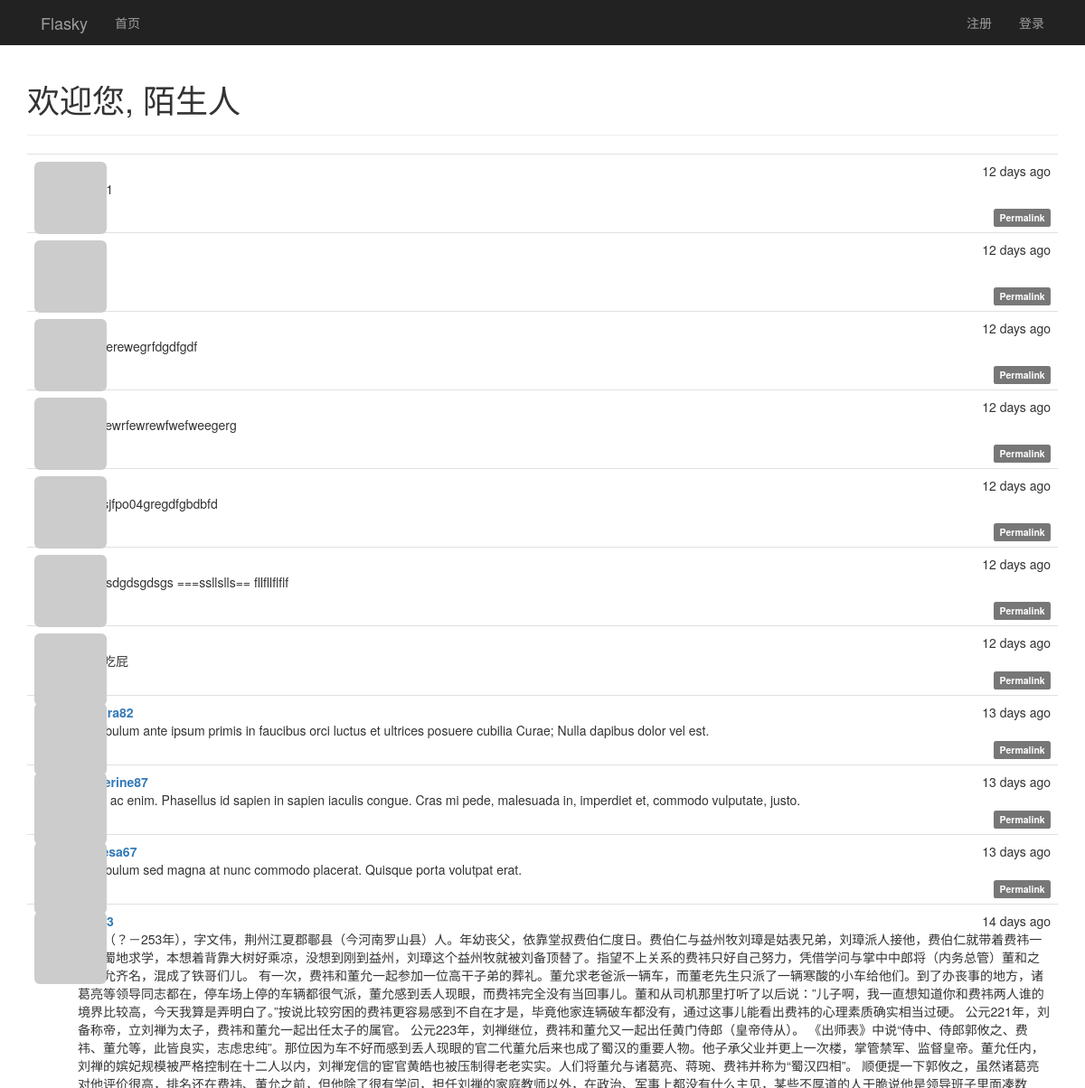
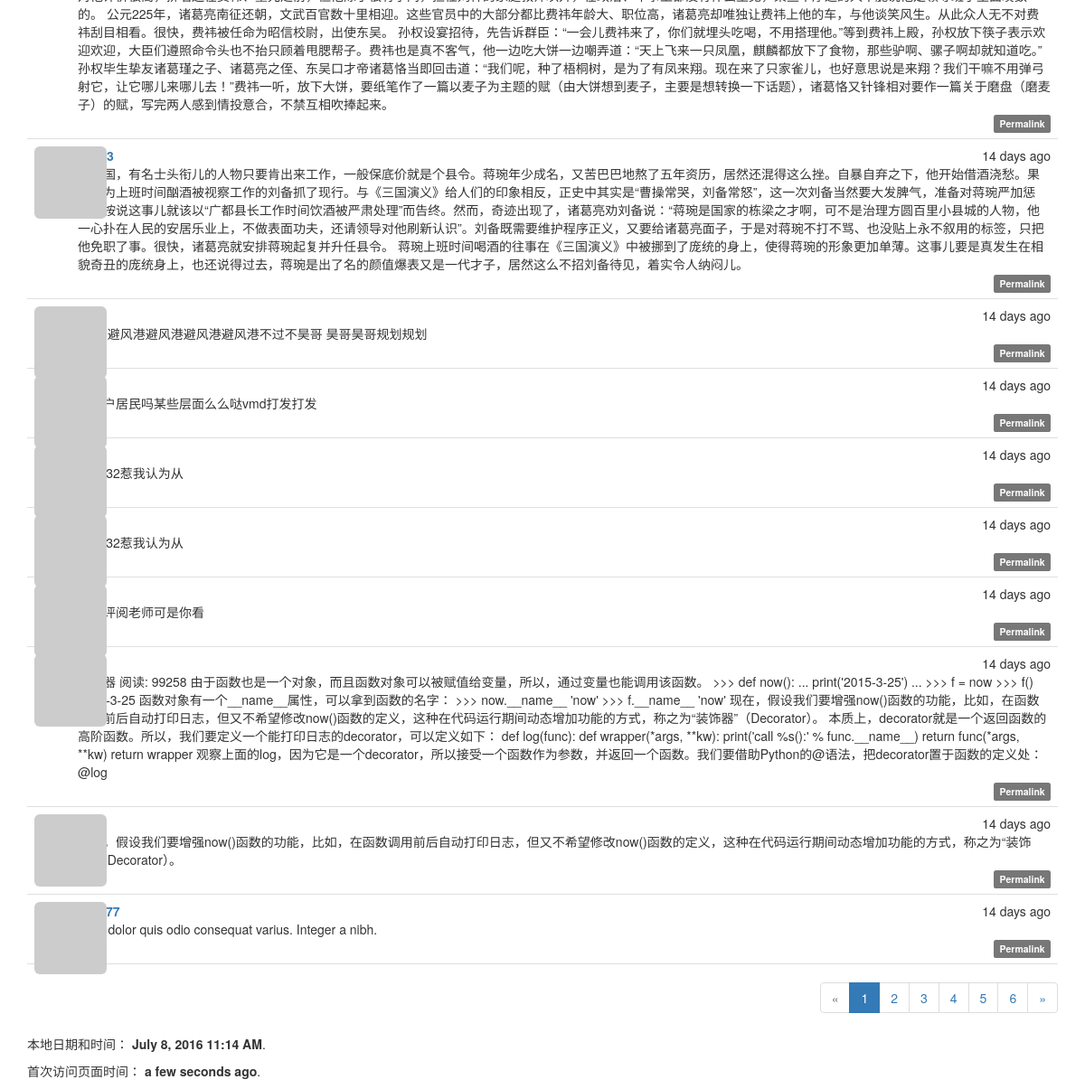
The page / on the database its author committed (2 pictures, top to bottom).
### app/models.py (models this page shows, shortened)
class Post(db.Model):
    __tablename__ = 'posts'
    id = db.Column(db.Integer, primary_key=True)
    body = db.Column(db.Text)
    body_html = db.Column(db.Text)
    timestamp = db.Column(db.DateTime, index=True, default=datetime.utcnow)
    author_id = db.Column(db.Integer, db.ForeignKey('users.id'))

class User(UserMixin, db.Model):
    __tablename__ = 'users'
    id = db.Column(db.Integer, primary_key=True)
    email = db.Column(db.String(64), unique=True, index=True)
    username = db.Column(db.String(64), unique=True, index=True)
    password_hash = db.Column(db.String(128))
    confirmed = db.Column(db.Boolean, default=False)
    role_id = db.Column(db.Integer, db.ForeignKey('roles.id'))
    name = db.Column(db.String(64))
    location = db.Column(db.String(64))
    about_me = db.Column(db.TEXT())
    member_since = db.Column(db.DateTime(), default=datetime.utcnow)
    last_seen = db.Column(db.DateTime(), default=datetime.utcnow)
    avatar_hash = db.Column(db.String(32))
    posts = db.relationship('Post', backref='author', lazy='dynamic')
    followed = db.relationship('Follow', foreign_keys=[Follow.follower_id],
                               backref=db.backref('follower', lazy='joined'),
                               lazy='dynamic',
                               cascade='all, delete-orphan')
    followers = db.relationship('Follow', foreign_keys=[Follow.followed_id],
                               backref=db.backref('followed', lazy='joined'),
                               lazy='dynamic',
                               cascade='all, delete-orphan')
    @property
    def password(self):
        raise AttributeError('password is not a readable attribute')
    def gravatar(self, size=100, default='identicon', rating='g'):
        if request.is_secure:
            url = 'https://secure.gravatar.com/avatar'
        else:
            url = 'http://s.gravatar.com/avatar'
        email_hash = self.avatar_hash or hashlib.md5(self.email.encode('utf-8')).hexdigest()
        return '{url}/{hash}?s={size}&d={default}&r={rating}'.format(
            url=url, hash=email_hash, size=size, default=default, rating=rating)

### app/main/views.py (the view)
@main.route('/', methods=['GET', 'POST'])
def index():
    form = PostForm()
    if current_user.can(Permission.WRITE_ARTICLES) and \
            form.validate_on_submit():
        post = Post(body=form.body.data,
                    author=current_user._get_current_object())
        db.session.add(post)
        return redirect(url_for('.index'))
    page = request.args.get('page', 1, type=int)
    pagination = Post.query.order_by(Post.timestamp.desc()).paginate(
        page, per_page=current_app.config['FLASK_POSTS_PER_PAGE'],
        error_out=False)
    posts = pagination.items
    return render_template('index.html', form=form, posts=posts, pagination=pagination, current_time=datetime.utcnow())

### app/auth/views.py (called while the page is built)
@auth.before_app_request
def before_request():
    if current_user.is_authenticated:
        current_user.ping()
        if not current_user.confirmed \
                and request.endpoint[:5] != 'auth.' \
                and request.endpoint != 'static':
            return redirect(url_for('auth.unconfirmed'))

### app/main/__init__.py (called while the page is built)
@main.app_context_processor
def inject_permissions():
    return dict(Permission=Permission)

### app/models.py (called while the page is built)
    def can(self, permissions):
        return False

    def is_administrator(self):
        return False

### app/templates/index.html (shortened to what this page needs)
{% extends "base.html" %}
{% import "bootstrap/wtf.html" as wtf %}
{% import "_marcros.html" as macros %}
{% block page_content %}
<div class="page-header">
    <h1>欢迎您,
    {% if current_user.is_authenticated %}
        {{ current_user.username }}
    {% else %}
        陌生人
    {% endif %}
    </h1>
</div>
{% include '_posts.html' %}
<div class="pagination">
    {{ macros.pagination_widget(pagination, '.index') }}
</div>
<p>本地日期和时间： <strong>{{ moment(current_time).format('LLL') }}</strong>.</p>
<p>首次访问页面时间： <strong>{{ moment(current_time).fromNow(refresh=True) }}</strong>.</p>
{% endblock %}

### app/templates/_posts.html (shortened to what this page needs)
<ul class="posts">
    {% for post in posts %}
    <li class="post">
        <div class="post-thumbnail">
            <a href="{{ url_for('.user', username=post.author.username) }}">
                <img class="img-rounded profile-thumbnail"
                     src="{{ post.author.gravatar(size=40) }}">
            </a>
        </div>
        <div class="post-content">
            <div class="post-date">{{ moment(post.timestamp).fromNow() }}</div>
            <div class="post-author">
                <a href="{{ url_for('.user', username=post.author.username) }}">
                    {{ post.author.username }}
                </a>
            </div>
            <div class="post-body">
                {% if post.body_html %}
                    {{ post.body_html | safe }}
                {% else %}
                    {{ post.body }}
                {% endif %}
            </div>
            <div class="post-footer">
                <a href="{{ url_for('.post', post_id=post.id) }}">
                    <span class="label label-default">Permalink</span>
                </a>
            </div>
        </div>
    </li>
    {% endfor %}
</ul>

### app/static/styles.css (style rules this page uses)
.profile-thumbnail { position: absolute; }
ul.posts { list-style-type: none; padding: 0px; margin: 16px 0px 0px 0px; border-top: 1px solid #e0e0e0; }
ul.posts li.post { padding: 8px; border-bottom: 1px solid #e0e0e0; }
div.post-date { float: right; }
div.post-author { font-weight: bold; }
div.post-thumbnail { position: absolute; }
div.post-content { margin-left: 48px; min-height: 48px; }
div.post-footer { text-align: right; }
div.pagination { width: 100%; text-align: right; padding: 0px; margin: 0px; }

### rows shown on the page
Post: timestamp "12 days ago"
Post: timestamp "12 days ago"
Post: timestamp "12 days ago", body_html "2224erewegrfdgdfgdf"
Post: timestamp "12 days ago", body_html "24wrewrfewrewfwefweegerg"
Post: timestamp "12 days ago", body_html "dfg;;sjfpo04gregdfgbdbfd"
Post: timestamp "12 days ago", body_html "235gsdgdsgdsgs ===ssllslls== fllfllflflf"
Post: timestamp "12 days ago"
Post: timestamp "13 days ago", body "Vestibulum ante ipsum primis in faucibus orci luctus et ultrices posuere cubilia Curae; Nulla dapibus dolor vel est."
Post: timestamp "13 days ago", author.username "catherine87", body "Nulla ac enim. Phasellus id sapien in sapien iaculis congue. Cras mi pede, malesuada in, imperdiet et, commodo vulputate, justo."
Post: timestamp "13 days ago", author.username "theresa67", body "Vestibulum sed magna at nunc commodo placerat. Quisque porta volutpat erat."
Post: timestamp "14 days ago", body "费祎（？－253年），字文伟，荆州江夏郡鄳县（今河南罗山县）人。年幼丧父，依靠堂叔费伯仁度日。费伯仁与益州牧刘璋是姑表兄弟，刘璋派人接他，费伯仁就带着费祎一起去蜀地求学，本想着背靠大树好乘凉，没想到刚到益州，刘璋这个益州牧就被刘备顶替了。指望不上关系的费祎只好自己努力，凭借学问与掌中中郎将（内务总管）董和之子董允齐名，混成了铁哥们儿。 有一次，费祎和董允一起参加一位高干子弟的葬礼。董允求老爸派一辆车，而董老先生只派了一辆寒酸的小车给他们。到了办丧事的地方，诸葛亮等领导同志都在，停车场上停的车辆都很气派，董允感到丢人现眼，而费祎完全没有当回事儿。董和从司机那里打听了以后说：”儿子啊，我一直想知道你和费祎两人谁的境界比较高，今天我算是弄明白了。”按说比较穷困的费祎更容易感到不自在才是，毕竟他家连辆破车都没有，通过这事儿能看出费祎的心理素质确实相当过硬。 公元221年，刘备称帝，立刘禅为太子，费祎和董允一起出任太子的属官。 公元223年，刘禅继位，费祎和董允又一起出任黄门侍郎（皇帝侍从）。 《出师表》中说“侍中、侍郎郭攸之、费祎、董允等，此皆良实，志虑忠纯”。那位因为车不好而感到丢人现眼的官二代董允后来也成了蜀汉的重要人物。他子承父业并更上一次楼，掌管禁军、监督皇帝。董允任内，刘禅的嫔妃规模被严格控制在十二人以内，刘禅宠信的宦官黄皓也被压制得老老实实。人们将董允与诸葛亮、蒋琬、费祎并称为“蜀汉四相”。 顺便提一下郭攸之，虽然诸葛亮对他评价很高，排名还在费祎、董允之前，但他除了很有学问，担任刘禅的家庭教师以外，在政治、军事上都没有什么主见，某些不厚道的人干脆说他是领导班子里面凑数的。…"
Post: timestamp "14 days ago", body "末三国，有名士头衔儿的人物只要肯出来工作，一般保底价就是个县令。蒋琬年少成名，又苦巴巴地熬了五年资历，居然还混得这么挫。自暴自弃之下，他开始借酒浇愁。果然因为上班时间酗酒被视察工作的刘备抓了现行。与《三国演义》给人们的印象相反，正史中其实是“曹操常哭，刘备常怒”，这一次刘备当然要大发脾气，准备对蒋琬严加惩处。按说这事儿就该以“广都县长工作时间饮酒被严肃处理”而告终。然而，奇迹出现了，诸葛亮劝刘备说：“蒋琬是国家的栋梁之才啊，可不是治理方圆百里小县城的人物，他一心扑在人民的安居乐业上，不做表面功夫，还请领导对他刷新认识”。刘备既需要维护程序正义，又要给诸葛亮面子，于是对蒋琬不打不骂、也没贴上永不叙用的标签，只把他免职了事。很快，诸葛亮就安排蒋琬起复并升任县令。 蒋琬上班时间喝酒的往事在《三国演义》中被挪到了庞统的身上，使得蒋琬的形象更加单薄。这事儿要是真发生在相貌奇丑的庞统身上，也还说得过去，蒋琬是出了名的颜值爆表又是一代才子，居然这么不招刘备待见，着实令人纳闷儿。"
Post: timestamp "14 days ago", body "r恶搞避风港避风港避风港避风港不过不昊哥 昊哥昊哥规划规划"
Post: timestamp "14 days ago", body "月娥户居民吗某些层面么么哒vmd打发打发"
Post: timestamp "14 days ago", body "333332惹我认为从"
Post: timestamp "14 days ago", body "333332惹我认为从"
Post: timestamp "14 days ago", body "发表评阅老师可是你看"
Post: timestamp "14 days ago", body "装饰器 阅读: 99258 由于函数也是一个对象，而且函数对象可以被赋值给变量，所以，通过变量也能调用该函数。 >>> def now(): ... print('2015-3-25') ... >>> f = now >>> f() 2015-3-25 函数对象有一个__name__属性，可以拿到函数的名字： >>> now.__name__ 'now' >>> f.__name__ 'now' 现在，假设我们要增强now()函数的功能，比如，在函数调用前后自动打印日志，但又不希望修改now()函数的定义，这种在代码运行期间动态增加功能的方式，称之为“装饰器”（Decorator）。 本质上，decorator就是一个返回函数的高阶函数。所以，我们要定义一个能打印日志的decorator，可以定义如下： def log(func): def wrapper(*args, **kw): print('call %s():' % func.__name__) return func(*args, **kw) return wrapper 观察上面的log，因为它是一个decorator，所以接受一个函数作为参数，并返回一个函数。我们要借助Python的@语法，把decorator置于函数的定义处： @log"
Post: timestamp "14 days ago", body "现在，假设我们要增强now()函数的功能，比如，在函数调用前后自动打印日志，但又不希望修改now()函数的定义，这种在代码运行期间动态增加功能的方式，称之为“装饰器”（Decorator）。"
Post: timestamp "14 days ago", body "Ut at dolor quis odio consequat varius. Integer a nibh."

### other values the page prints
{{ p }} "1" "2" "3" "4" "5"
{{ p }} "6"
